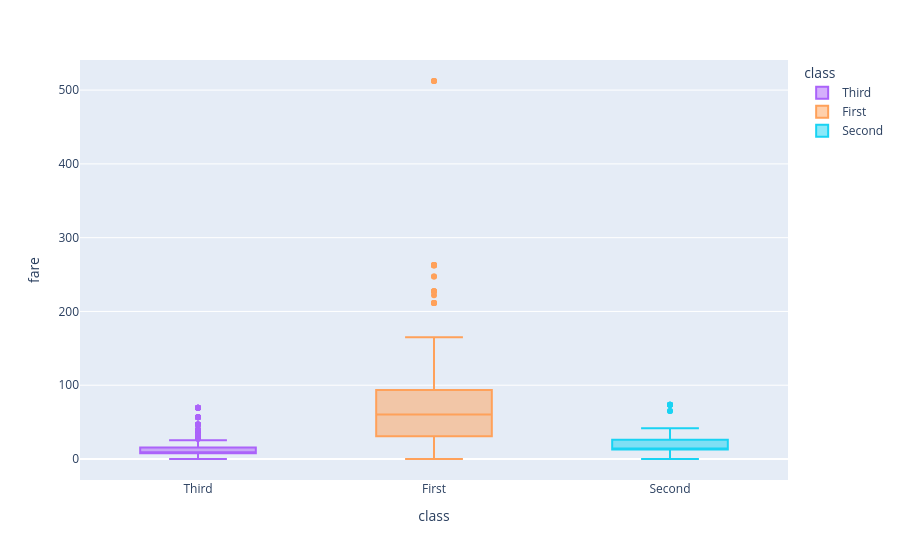

The notebook cell saved with this chart:
### Markdown cell above
### 3. Fare by class
A box plot of `fare` for each `class`, each class in its own colour, classes in order. Draw it once as it is, and once on a **log** y-axis.

### Code cell
fig = px.box(df, x = 'class',y = 'fare', color = 'class', category_orders= {'class':['first', 'second', 'third']} )
fig.show()

### Figure 1 — Plotly figure (JSON) as saved in the notebook; plotly's stock layout.template omitted (floating-point values rounded to 4 significant figures; data arrays with more than 128 entries replaced by an {"elided": "..."} marker saying what was removed)
{"data": [{"alignmentgroup": "True", "hovertemplate": "class=%{x}<br>fare=%{y}<extra></extra>", "legendgroup": "Third", "marker": {"color": "#ab63fa"}, "name": "Third", "notched": false, "offsetgroup": "Third", "orientation": "v", "showlegend": true, "type": "box", "x": {"elided": "491 str values"}, "x0": " ", "xaxis": "x", "y": {"elided": "491 float values"}, "y0": " ", "yaxis": "y"}, {"alignmentgroup": "True", "hovertemplate": "class=%{x}<br>fare=%{y}<extra></extra>", "legendgroup": "First", "marker": {"color": "#FFA15A"}, "name": "First", "notched": false, "offsetgroup": "First", "orientation": "v", "showlegend": true, "type": "box", "x": {"elided": "216 str values"}, "x0": " ", "xaxis": "x", "y": {"elided": "216 float values"}, "y0": " ", "yaxis": "y"}, {"alignmentgroup": "True", "hovertemplate": "class=%{x}<br>fare=%{y}<extra></extra>", "legendgroup": "Second", "marker": {"color": "#19d3f3"}, "name": "Second", "notched": false, "offsetgroup": "Second", "orientation": "v", "showlegend": true, "type": "box", "x": {"elided": "184 str values"}, "x0": " ", "xaxis": "x", "y": {"elided": "184 float values"}, "y0": " ", "yaxis": "y"}], "layout": {"boxmode": "overlay", "legend": {"title": {"text": "class"}, "tracegroupgap": 0}, "margin": {"t": 60}, "xaxis": {"anchor": "y", "categoryarray": ["first", "second", "third", "Third", "First", "Second"], "categoryorder": "array", "domain": [0, 1], "title": {"text": "class"}}, "yaxis": {"anchor": "x", "domain": [0, 1], "title": {"text": "fare"}}}}
